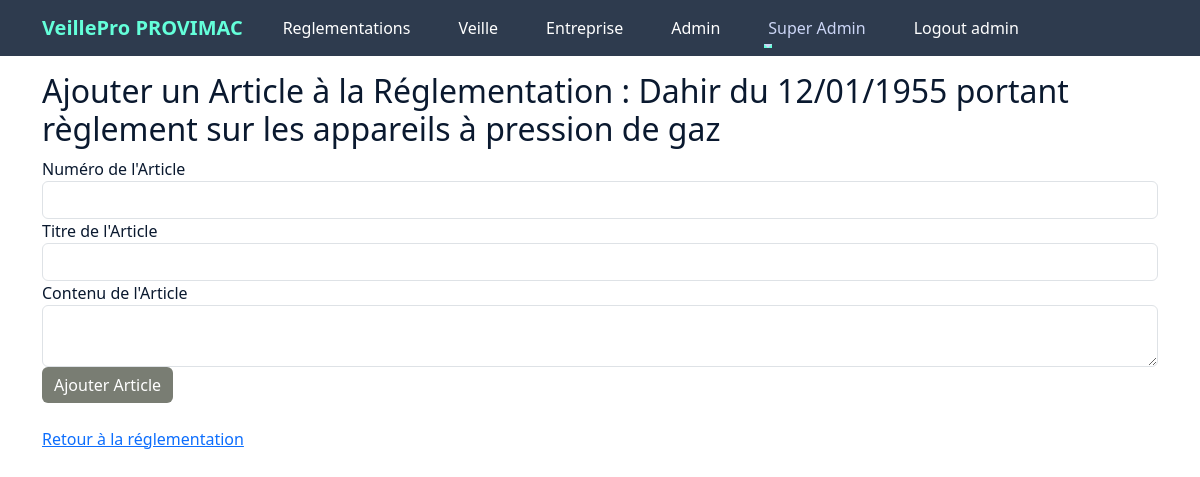
Page /ajouter-article/1 (signed in) on the committed database.
### app/models.py (models this page shows, shortened)
class Entreprise(db.Model):
    __tablename__ = 'entreprise'
    id = db.Column(db.Integer, primary_key=True)
    nom = db.Column(db.String(100), nullable=False, unique=True )
    description = db.Column(db.Text, nullable=True)
    pays = db.Column(db.String(100), nullable=True)
    date_creation = db.Column(db.Date, nullable=True)
    utilisateurs = db.relationship('User', backref='entreprise', lazy=True,  cascade="all, delete-orphan")
    reglementations = db.relationship('EntrepriseReglementation', backref='entreprise', lazy=True,  cascade="all, delete-orphan")
    notifications = db.relationship('Notification', backref='entreprise', lazy=True)
    audits = db.relationship('Audit', backref='entreprise', lazy=True)
    secteurs = db.relationship('Secteur', secondary='entreprise_secteur', back_populates='entreprises')

class User(db.Model, UserMixin):
    __tablename__ = 'utilisateur'
    id = db.Column(db.Integer, primary_key=True)
    name = db.Column(db.String(50), nullable=False, unique=True)
    email = db.Column(db.String(120), unique=True, nullable=False)
    role = db.Column(db.Enum(RoleUtilisateur), nullable=False)
    password_hash = db.Column(db.String(128), nullable=False)
    entreprise_id = db.Column(db.Integer, db.ForeignKey('entreprise.id'), nullable=True)

class Reglementation(db.Model):
    __tablename__ = 'reglementation'
    id = db.Column(db.Integer, primary_key=True)
    titre = db.Column(db.String(200), nullable=False, unique=True)
    type_texte = db.Column(db.String(100), nullable=False)
    date_publication = db.Column(db.Date, nullable=False)
    date_derniere_mise_a_jour = db.Column(db.Date, nullable=True)
    source = db.Column(db.String(200), nullable=False)
    langue = db.Column(db.String(50), nullable=True)
    secteurs=db.relationship('ReglementationSecteur', back_populates='reglementation', lazy=True, cascade='all, delete-orphan')
    theme_id = db.Column(db.Integer, db.ForeignKey('theme.id'), nullable=False)
    sous_domaine_id = db.Column(db.Integer, db.ForeignKey('sous_domaine.id'), nullable=False)
    versions = db.relationship('VersionReglementation', backref='reglementation', lazy=True, cascade='all, delete-orphan')
    articles = db.relationship('Article', backref='reglementation', lazy=True, cascade='all, delete-orphan')

### app/routes/reglement.py (the view, shortened to what this page needs)
@bp.route('/ajouter-article/<int:reglementation_id>', methods=['GET', 'POST'])
def ajouter_article(reglementation_id):
    reglementation = Reglementation.query.get_or_404(reglementation_id)
    form = ArticleForm()
    return render_template('articles/ajouter_article.html', form=form, reglementation=reglementation)

### app/routes/reglement.py
class ArticleForm(FlaskForm):
    numero = StringField('Numéro', validators=[DataRequired()])
    titre = StringField('Titre')
    contenu = TextAreaField('Contenu', validators=[DataRequired()])
    submit = SubmitField('Ajouter Article')

### app/templates/articles/ajouter_article.html (shortened to what this page needs)
{% extends 'layout.html' %}
{% block content %}
    <h2>Ajouter un Article à la Réglementation : {{ reglementation.titre }}</h2>
    <form method="POST">
        <div class="form-group">
            <label for="numero">Numéro de l'Article</label>
            {{ form.numero(class="form-control") }}
        </div>
        <div class="form-group">
            <label for="titre">Titre de l'Article</label>
            {{ form.titre(class="form-control") }}
        </div>
        <div class="form-group">
            <label for="contenu">Contenu de l'Article</label>
            {{ form.contenu(class="form-control") }}
        </div>
        <div class="form-group">
            {{ form.submit(class="btn btn-primary") }}
        </div>
    </form>
    <br>
    <a href="{{ url_for('reglement.detail_reglementation', id=reglementation.id) }}">Retour à la réglementation</a>
{% endblock %}

### app/templates/layout.html (shortened to what this page needs)
<!DOCTYPE html>
<html lang="en">
  <head>
    <link
      href="https://cdn.jsdelivr.net/npm/bootstrap@5.3.3/dist/css/bootstrap.min.css"
      rel="stylesheet"
 />
    <link rel="stylesheet"
      href="{{ url_for('static', filename='main.css') }}" />
    <link rel="stylesheet"
      href="https://cdnjs.cloudflare.com/ajax/libs/font-awesome/6.0.0-beta3/css/all.min.css">
  </head>
  <body class="layout-body">
    {% if current_user.is_authenticated %}
    <header class="site-header sticky-top">
      <nav class="navbar navbar-expand-lg navbar-dark">
        <div class="container">
          <a class="navbar-brand" href="/">VeillePro
            {{current_user.entreprise.nom}}</a>
          <div class="collapse navbar-collapse" id="navbarToggle">
            <ul class="navbar-nav me-auto mb-2 mb-lg-0">
              <li class="nav-item">
                <a class="nav-link text-white"
                  href="{{ url_for('reglement.liste_reglementations') }}">
                  Reglementations
                </a>
              </li>
              <li class="nav-item">
                <a class="nav-link text-white"
                  href="{{ url_for('entreprise.afficher_veille', entreprise_id=current_user.entreprise_id) }}">
                  Veille
                </a>
              </li>
              <li class="nav-item">
                <a class="nav-link text-white"
                  href="{{ url_for('entreprise.afficher_entreprise', entreprise_id=current_user.entreprise_id) }}">
                  Entreprise
                </a>
              </li>
              <li class="nav-item">
                <a class="nav-link text-white"
                  href="{{ url_for('manager.liste_utilisateurs', entreprise_id=current_user.entreprise.id) }}">
                  Admin
                </a>
              </li>
              {% if current_user.is_authenticated and current_user.role.name ==
              'ADMIN' %}
              <li class="nav-item dropdown">
                <a
                  class="nav-link dropdown-toggle {{ 'active' if request.endpoint.startswith('ingredient.') else '' }}"
                  href="#" id=" entrepriseDropdown" role="button"
                  data-bs-toggle="dropdown" aria-expanded="false">
                  Super Admin
                </a>
              </li>
              {% endif %}
              <li class="nav-item">
                <a class="nav-link text-white"
                  href="{{ url_for('admin.logout') }}">Logout {{
                  current_user.role.value }}</a>
              </li>
            </ul>
          </div>
        </div>
      </nav>
    </header>
    {% endif %}
    <div class="container mt-3">
        {% include 'main/flash_msg.html' %} {%block content %}
        {% endblock %}</div>
    <link
      href="https://cdnjs.cloudflare.com/ajax/libs/select2/4.0.13/css/select2.min.css"
      rel="stylesheet" />
  </body>
</html>

### app/static/main.css (style rules this page uses)
:root { --nomai: #5d91a5; --vert: #797d73; --roze: #fc83cd33; --blue: #0b76b488; --primary-color: #0a192f; --secondary-color: #172a45; --accent-color: #64ffda; --text-primary: #ccd6f6; --background-light: #233554; }
body { font-family: 'Segoe UI', system-ui, -apple-system, sans-serif; background-color: var(--primary-color); color: var(--text-primary); }
.btn-primary { background-color: var(--vert); border: none; }
.navbar { background-color: var(--nomai); }
.nav-link { font-weight: 500; position: relative; border: none; }
@media (min-width: 768px) { .nav-link { font-size: 1rem; } }
@media (min-width: 768px) { .nav-link::before { content: ''; position: absolute; bottom: 0; left: 50%; transform: translatex(-50%); width: 0%; height: 2px; background-color: white; visibility: hidden; transition: 0.3s ease-in-out; } }
.btn { min-width: auto; }
:root { --primary-color: #0a192f; --secondary-color: #172a45; --accent-color: #64ffda; --text-primary: #ccd6f6; --text-secondary: #8892b0; --background-light: #233554; }
.navbar { background-color: rgba(10, 25, 47, 0.85); backdrop-filter: blur(10px); }
.navbar-brand { color: var(--accent-color); font-weight: bold; }
.nav-link { color: var(--text-primary); margin: 0 1rem; position: relative; }
.nav-link::after { content: ''; position: absolute; width: 0; height: 2px; bottom: 0; left: 0; background-color: var(--accent-color); transition: width 0.3s ease; }
.layout-body { background-color: white !important; color: var(--text-secondary); color: var(--primary-color); }

### rows in the picture
Entreprise: entreprise.nom "PROVIMAC"
User: role.value "admin"
Reglementation: titre "Dahir du 12/01/1955 portant règlement sur les appareils à pression de gaz"
